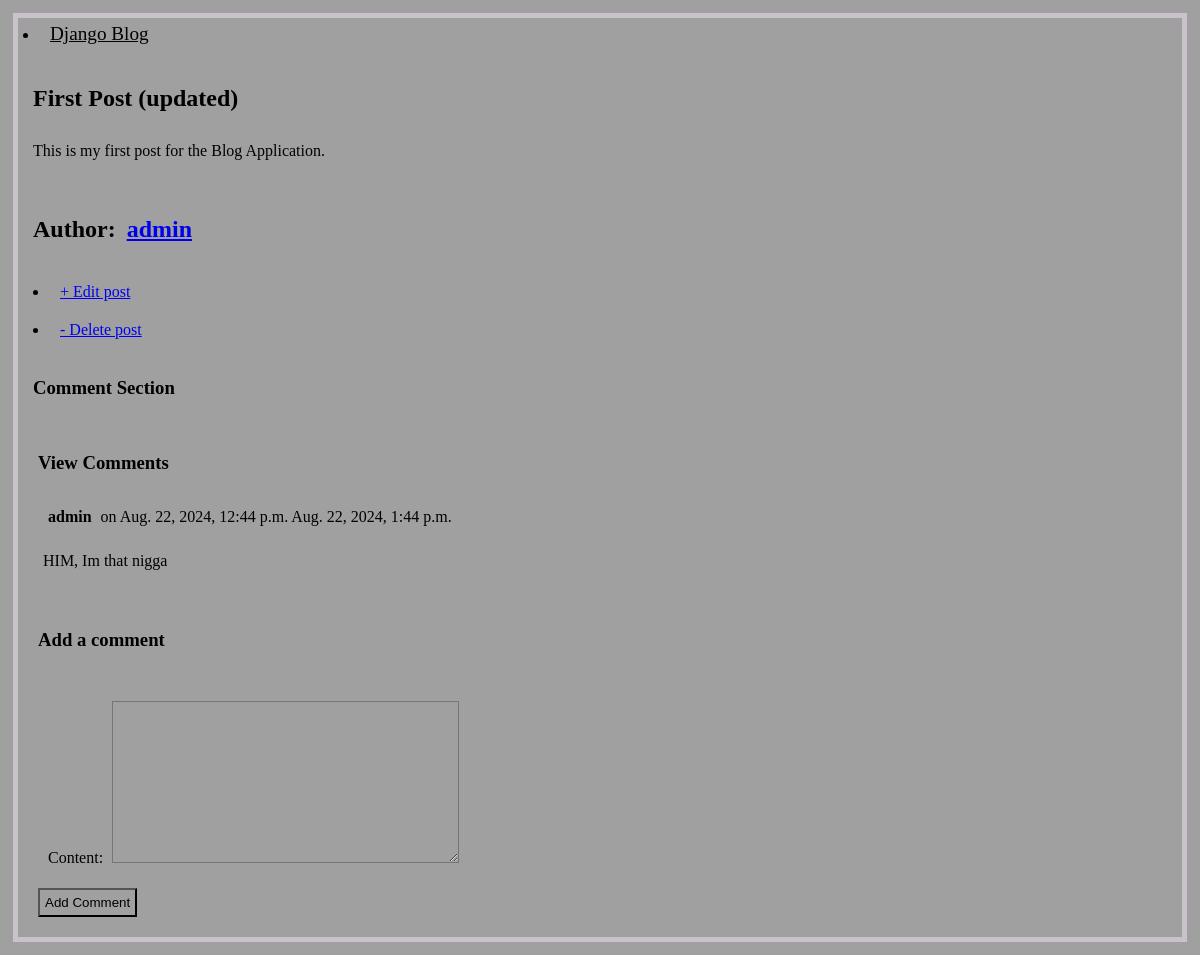
The app's page /post/1/ with its own data.
### blog/models.py (models this page shows, shortened)
class Post(models.Model):
  title = models.CharField(max_length=200)
  author = models.ForeignKey(
    User,                #text reference
    on_delete=models.CASCADE
  )
  body = models.TextField()

class Comment(models.Model):
  post = models.ForeignKey(Post, on_delete=models.CASCADE, related_name='comments')
  author = models.ForeignKey(User, on_delete=models.CASCADE)
  content = models.TextField()
  created_at = models.DateTimeField(auto_now_add=True)

### blog/views.py (the view, shortened to what this page needs)
# urls.py: path("post/<int:pk>/", BlogDetailView.as_view(), name="post_details"),    #giving individual post
class BlogDetailView(FormMixin, DetailView):   #this enables each post to open on a seperate page
  model = Post
  template_name = 'post_detail.html'
  form_class = CommentForm
  def get_context_data(self, **kwargs):
    context = super().get_context_data(**kwargs)
    context['comments'] = self.object.comments.all
    if 'form' not in context:                               #this creates a form in post_details if not available to on the comment form
      context['form'] = self.get_form()
    return context

### blog/forms.py
class CommentForm(ModelForm):
  class Meta:
    model = Comment
    fields = ['content']

### templates/post_detail.html (shortened to what this page needs)
{% extends 'base.html' %}
{% block content %}
<div class="post_entry">
  <h2> {{ post.title }} </h2>
  <p> {{ post.body }} </p>
</div>
<div>
  <h2>Author: <a href="{% url 'profile' %}">{{ post.author }}</a></h2>
</div>
<div>
  <li> <a href="{% url 'post_edit' post.pk %}"> + Edit post</a> </li>
</div>
<div>
  <li><a href="{% url 'post_delete' post.pk %}"> - Delete post</a></li>
</div>
<div>
  <h3>Comment Section</h3>
  <div>
    <h3>View Comments</h3>
    {% for comment in comments %}
    <div class="comment">
      <div class="comment-meta">
        <strong>{{ comment.author }}</strong>
        on {{ comment.created_at }}
        {% load tz %}
        {% timezone "Africa/Lagos" %}
          {{ comment.created_at }}
        {% endtimezone %}
      </div>
      <p>{{ comment.content }}</p>
    </div>
    {% empty %}
    <p> No comments yet ...</p>
    {% endfor %}
  </div>
  <div>
    <h3>Add a comment</h3>
    <form action="" method="post">
      {{ form.as_p }}
      <button type="submit">Add Comment</button>
    </form>
  </div>
</div>
{% endblock content %}

### static/styles.css (style rules this page uses)
* { box-sizing: border-box; padding: 5px; background: #a0a0a0; }
body { background-color: rgb(202, 194, 202); color: #000; }

### records on screen
Post: title "First Post (updated)", body "This is my first post for the Blog Application.", author "admin"
Comment: author "admin", created_at "Aug. 22, 2024, 12:44 p.m.", created_at "Aug. 22, 2024, 1:44 p.m.", content "HIM, Im that nigga"
